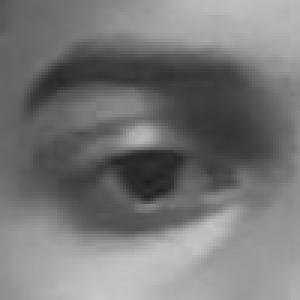
#> input picture PhotoClicker/cvSavedPhotos/1.png, 100 x 100 px, given in place of the camera (shown 3 times larger)
$ python phtotoclickershutter.py
#> lines starting #> are read from the running program, lines starting #| are printed output that depends on the picture
import cv2 as cv
import numpy as np

# getting video path
video = cv.VideoCapture(0)
a = 0

eye = cv.CascadeClassifier('cascadeClassifier/haarcascade_eye.xml')
# checking correct video path

if(video.isOpened() == False):
    print("video path not correct")

else:
    while(video.isOpened()):
        flag, frame = video.read()
#> frame is the input picture: shape (100, 100, 3); min 31, max 199, mean 119

        if(flag == True):
            gray = cv.cvtColor(frame, cv.COLOR_RGB2GRAY)

            cropped_eye =frame
            eyes = eye.detectMultiScale(gray)
#> eyes = [[14, 28, 63, 63]]
            f=0
            for (ex, ey, ew, eh) in eyes:
                # cv.rectangle(gray, (ex,ey), (ex+ew, ey+eh), (0, 0, 255), 2)
                cropped_eye = gray[ey:ey+eh, ex:ex+ew]
                f+=1
                # print(f)
                cv.imshow('Saving', gray)
#> this loop made 1 pass
#> (ex, ey, ew, eh, f) on pass 1: (14, 28, 63, 63, 1)
#> pass 1, `cropped_eye = gray[ey:ey+eh, ex:ex+ew]`:
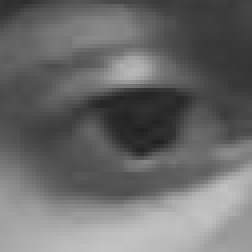
#> cropped_eye: shape (63, 63) (shown 4 times larger); min 31, max 195, mean 106.6
#> after the loop, f = 1

            if(f==2): #increasing accuracy of eye occurence
                a+=1
                a.__str__
                print("captured "+ str(a))
                path ="cvSavedPhotos/"
                cropped_eye=cv.resize(cropped_eye, (100, 100))
                cv.imwrite(str(path) + str(a) +".png", cropped_eye)

            k = cv.waitKey(1) & 0xFF
#> (key Esc is pressed here)
            # press esc to exit
            if k == 27:
                break
        else:
            break
cv.destroyAllWindows

$ run again, on PhotoClicker/cvSavedPhotos/3.png
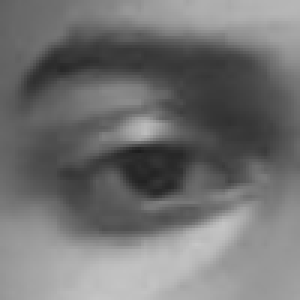
#> input picture PhotoClicker/cvSavedPhotos/3.png, 100 x 100 px, given in place of the camera (shown 3 times larger)
#> frame is the input picture: shape (100, 100, 3); min 29, max 198, mean 114
#> eyes = [[14, 30, 59, 59]]
#> the loop `for (ex, ey, ew, eh) in eyes:` made 1 pass
#> (ex, ey, ew, eh, f) on pass 1: (14, 30, 59, 59, 1)
#> pass 1, `cropped_eye = gray[ey:ey+eh, ex:ex+ew]`:
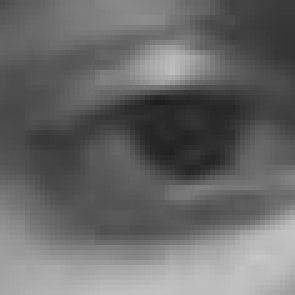
#> cropped_eye: shape (59, 59) (shown 5 times larger); min 29, max 198, mean 105
#> after the loop `for (ex, ey, ew, eh) in eyes:`: f = 1
